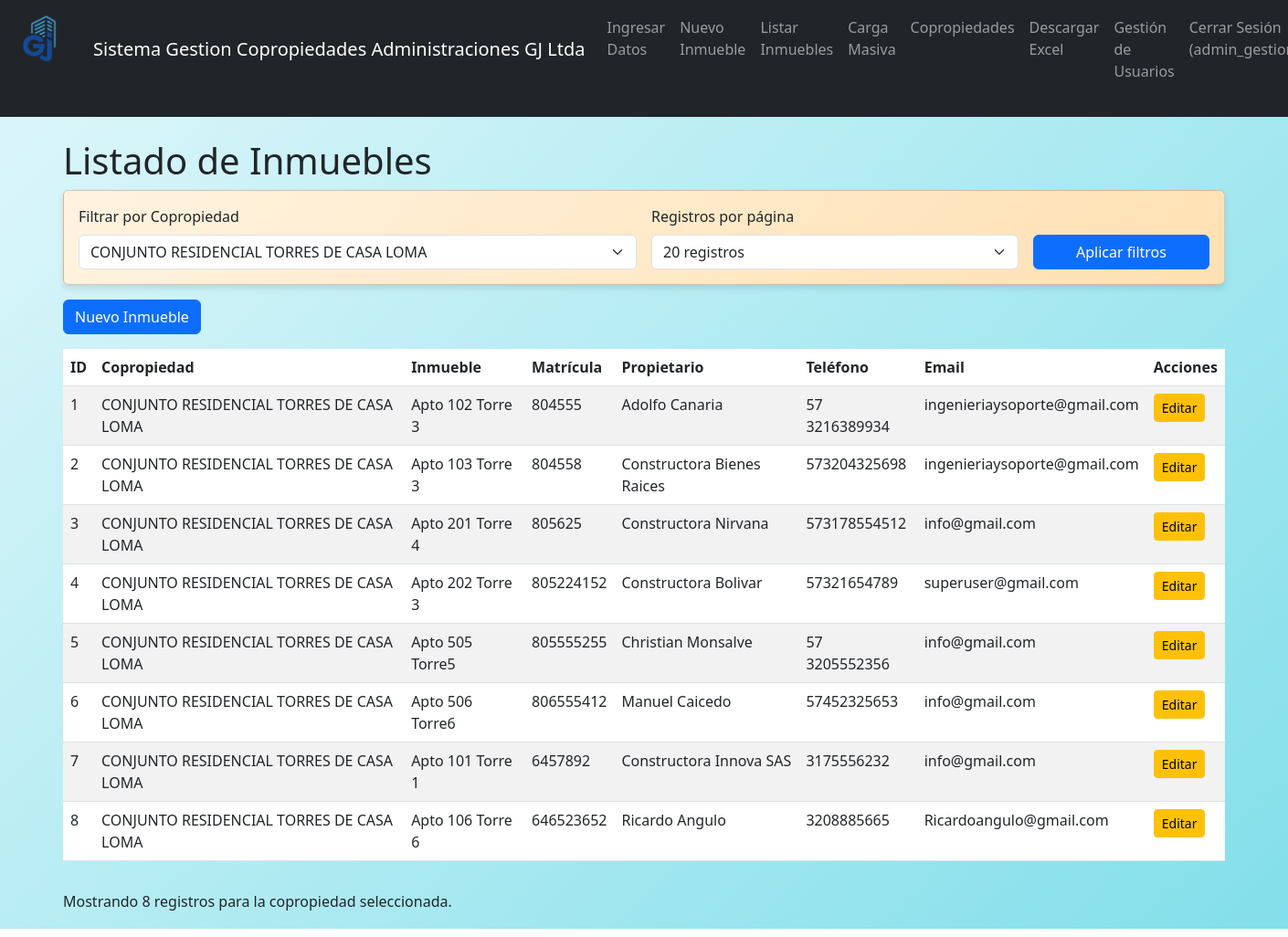
The app's page /propiedades?copropiedad_id=1 (signed in), older data.
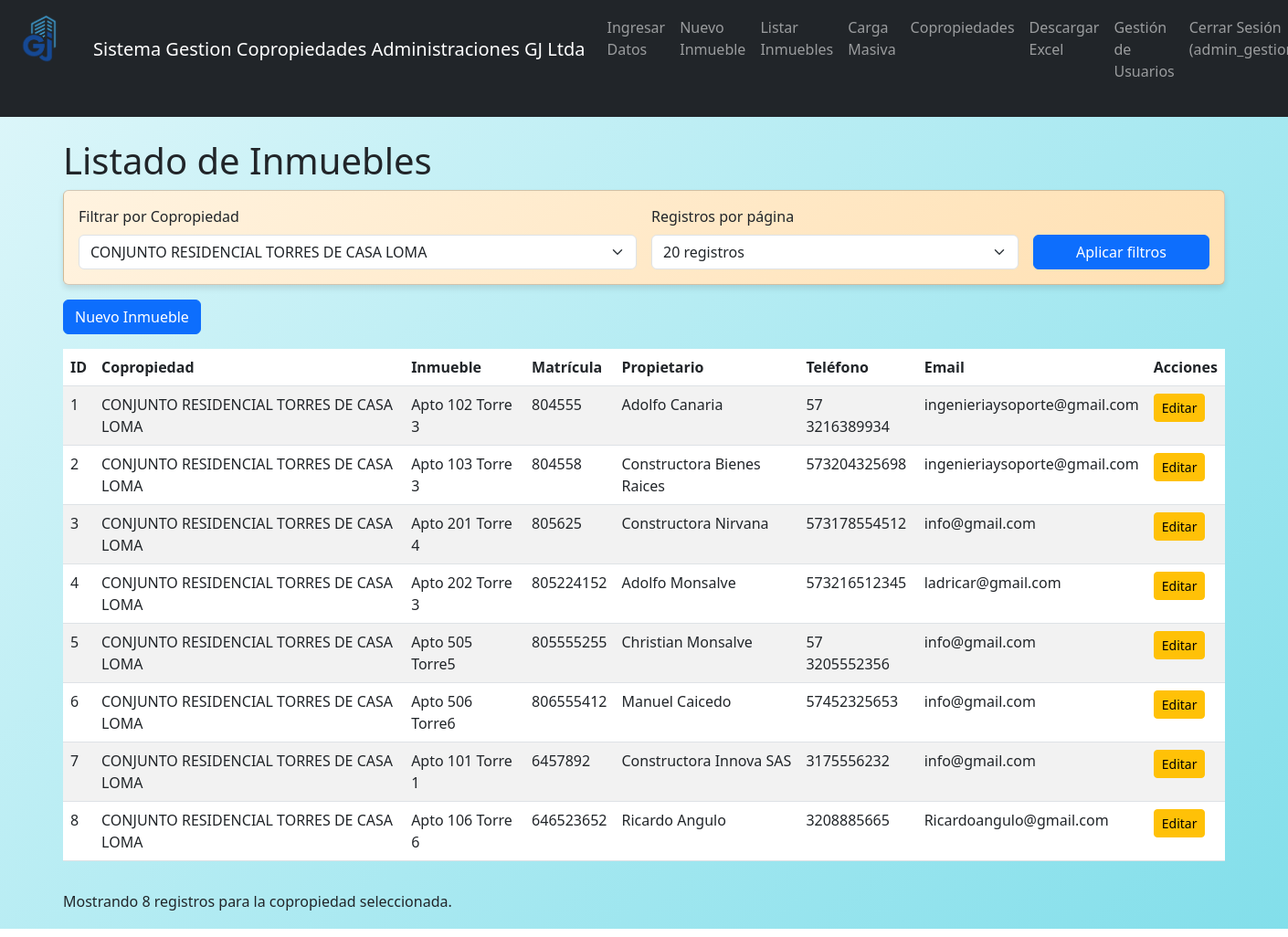
The same page, newer data.
### app/models.py (models this page shows, shortened)
class User(UserMixin, db.Model):
    id = db.Column(db.Integer, primary_key=True)
    username = db.Column(db.String(80), unique=True, nullable=False)
    password_hash = db.Column(db.String(256), nullable=False)
    is_admin = db.Column(db.Boolean, default=False)  # Nuevo campo

class PropiedadData(db.Model):
    __tablename__ = 'propiedad_data' # Nombre explícito de la tabla
    id = db.Column(db.Integer, primary_key=True)
    inmueble = db.Column(db.String(200), nullable=False)
    modelo = db.Column(db.String(100))
    principal = db.Column(db.Boolean, default=False)
    agrupar_por = db.Column(db.String(100)) # 'Agruparpor'
    matricula = db.Column(db.String(100), unique=True, nullable=False)
    telefono = db.Column(db.String(50), nullable=False)
    coeficiente = db.Column(db.Float)
    copropiedad_id = db.Column(db.Integer, db.ForeignKey('copropiedad.id'), nullable=False)
    tipo_persona = db.Column(db.String(50), nullable=False) # "Natural" o "Jurídica"
    primer_nombre = db.Column(db.String(100)) # Opcional si es Jurídica
    segundo_nombre = db.Column(db.String(100))
    primer_apellido = db.Column(db.String(100)) # Opcional si es Jurídica
    segundo_apellido = db.Column(db.String(100))
    razon_social = db.Column(db.String(255)) # Opcional si es Natural
    tipo_id = db.Column(db.String(50), nullable=False) # "CC", "NIT", "CE", etc.
    identificacion = db.Column(db.String(100), unique=True, nullable=False)
    dv = db.Column(db.String(1)) # Dígito de Verificación
    email = db.Column(db.String(120), nullable=False)
    direccion = db.Column(db.String(255), nullable=False)
    fecha_inicio_facturacion = db.Column(db.Date)
    fecha_ingreso = db.Column(db.Date)
    periodo_de_gracia = db.Column(db.Integer)  # en días o meses según se necesite
    valor_a_pagar_inmueble = db.Column(db.Float)
    valor_presupuesto = db.Column(db.Float)
    valor_a_pagar_constructora = db.Column(db.Float)
    valor_a_pagar_propietario = db.Column(db.Float)

class Copropiedad(db.Model):
    __tablename__ = 'copropiedad'
    id = db.Column(db.Integer, primary_key=True)
    nombre = db.Column(db.String(200), nullable=False, unique=True)
    direccion = db.Column(db.String(255), nullable=False)
    nit = db.Column(db.String(20), nullable=True)
    telefono = db.Column(db.String(50), nullable=True)
    email = db.Column(db.String(120), nullable=True)
    fecha_creacion = db.Column(db.Date, default=db.func.current_date())
    numero_unidades = db.Column(db.Integer, nullable=True)
    propiedades = db.relationship('PropiedadData', backref='copropiedad', lazy=True)

### app/routes.py (the view)
@main_bp.route('/propiedades')
@login_required
def list_propiedades():
    copropiedad_id = request.args.get('copropiedad_id', type=int)
    limit = request.args.get('limit', 20, type=int)  # Por defecto 20 registros
    query = PropiedadData.query
    if copropiedad_id:
        query = query.filter_by(copropiedad_id=copropiedad_id)
    propiedades = query.limit(limit).all()
    copropiedades = Copropiedad.query.all()
    return render_template(
        'propiedades/list.html',
        title='Listado de Inmuebles',
        propiedades=propiedades,
        copropiedades=copropiedades,
        copropiedad_id=copropiedad_id,
        limit=limit
    )

### app/models.py (called while the page is built)
@login_manager.user_loader
def load_user(user_id):
    return User.query.get(int(user_id))

### app/templates/propiedades/list.html (shortened to what this page needs)
{% extends "base.html" %}
{% block content %}
<div class="container">
    <h1>Listado de Inmuebles</h1>
    <div class="card mb-3" style="background: linear-gradient(135deg, #fff3e0 0%, #ffe0b2 100%);">
        <div class="card-body">
            <form method="get" action="{{ url_for('main.list_propiedades') }}" class="row g-3">
                <div class="col-md-6">
                    <label for="copropiedad_id" class="form-label">Filtrar por Copropiedad</label>
                    <select name="copropiedad_id" id="copropiedad_id" class="form-select">
                        {% for copropiedad in copropiedades %}
                        <option value="{{ copropiedad.id }}" {% if copropiedad_id == copropiedad.id %}selected{% endif %}>
                            {{ copropiedad.nombre }}
                        </option>
                        {% endfor %}
                    </select>
                </div>
                <div class="col-md-4">
                    <label for="limit" class="form-label">Registros por página</label>
                    <select name="limit" id="limit" class="form-select">
                        <option value="20" {% if limit == 20 %}selected{% endif %}>20 registros</option>
                    </select>
                </div>
                <div class="col-md-2 d-flex align-items-end">
                    <button type="submit" class="btn btn-primary w-100">Aplicar filtros</button>
                </div>
            </form>
        </div>
    </div>
    <div class="mb-3">
        <a href="{{ url_for('main.index') }}" class="btn btn-primary">Nuevo Inmueble</a>
    </div>
    <div class="table-responsive">
        <table class="table table-striped">
            <thead>
                <tr>
                    <th>ID</th>
                    <th>Copropiedad</th>
                    <th>Inmueble</th>
                    <th>Matrícula</th>
                    <th>Propietario</th>
                    <th>Teléfono</th>
                    <th>Email</th>
                    <th>Acciones</th>
                </tr>
            </thead>
            <tbody>
                {% for propiedad in propiedades %}
                <tr>
                    <td>{{ propiedad.id }}</td>
                    <td>{{ propiedad.copropiedad.nombre if propiedad.copropiedad else "No asignada" }}</td>
                    <td>{{ propiedad.inmueble }}</td>
                    <td>{{ propiedad.matricula }}</td>
                    <td>
                        {% if propiedad.tipo_persona == 'Natural' %}
                            {{ propiedad.primer_nombre }} {{ propiedad.primer_apellido }}
                        {% else %}
                            {{ propiedad.razon_social }}
                        {% endif %}
                    </td>
                    <td>{{ propiedad.telefono }}</td>
                    <td>{{ propiedad.email }}</td>
                    <td>
                        <a href="{{ url_for('main.edit_propiedad', id=propiedad.id) }}" class="btn btn-sm btn-warning">Editar</a>
                    </td>
                </tr>
                {% endfor %}
            </tbody>
        </table>
    </div>
    <div class="mt-3">
        <p>Mostrando {{ propiedades|length }} registros{% if copropiedad_id %} para la copropiedad seleccionada{% endif %}.</p>
    </div>
</div>
{% endblock %}

### app/templates/base.html (shortened to what this page needs)
<!DOCTYPE html>
<html lang="es">
<head>
    <link href="https://cdn.jsdelivr.net/npm/bootstrap@5.3.0-alpha1/dist/css/bootstrap.min.css" rel="stylesheet">
    <link rel="stylesheet" href="{{ url_for('static', filename='css/style.css') }}">
</head>
<body>
    <nav class="navbar navbar-expand-lg navbar-dark bg-dark mb-4">
            <div class="container text-center mb-4">
                <img src="{{ url_for('static', filename='img/logoGJ.png') }}" alt="Logo" class="img-fluid" style="max-height: 100px;">
            </div>
        <div class="container">
            <a class="navbar-brand" href="{{ url_for('main.index') }}">Sistema Gestion Copropiedades Administraciones GJ Ltda</a>
            <div class="collapse navbar-collapse" id="navbarNav">
                <ul class="navbar-nav ms-auto">
{% if current_user.is_authenticated %}
    <li class="nav-item">
        <a class="nav-link" href="{{ url_for('main.index') }}">Ingresar Datos</a>
    </li>
      <li class="nav-item">
        <a class="nav-link" href="{{ url_for('main.index') }}">Nuevo Inmueble</a>
    </li>
    <li class="nav-item">
        <a class="nav-link" href="{{ url_for('main.list_propiedades') }}">Listar Inmuebles</a>
    </li>
    <li class="nav-item">
        <a class="nav-link" href="{{ url_for('main.upload_excel') }}">Carga Masiva</a>
    </li>
    {% if current_user.is_admin %}
    <li class="nav-item">
        <a class="nav-link" href="{{ url_for('main.list_copropiedades') }}">Copropiedades</a>
    </li>
    {% endif %}
    <li class="nav-item">
        <a class="nav-link" href="{{ url_for('main.download_excel_data') }}">Descargar Excel</a>
    </li>
    {% if current_user.is_admin %}
    <li class="nav-item">
        <a class="nav-link" href="{{ url_for('main.list_users') }}">Gestión de Usuarios</a>
    </li>
    {% endif %}
    <li class="nav-item">
        <a class="nav-link" href="{{ url_for('main.logout') }}">Cerrar Sesión ({{ current_user.username }})</a>
    </li>
{% else %}
    <li class="nav-item">
        <a class="nav-link" href="{{ url_for('main.login') }}">Login</a>
    </li>
{% endif %}
                </ul>
            </div>
        </div>
    </nav>
    <div class="container">
        {% block content %}{% endblock %}
    </div>
</body>
</html>

### app/static/css/style.css (style rules this page uses)
body { background: linear-gradient(135deg, #e0f7fa 0%, #80deea 100%); min-height: 100vh; margin: 0; padding-bottom: 20px; }
.card { box-shadow: 0 4px 6px rgba(0, 0, 0, 0.1); }
.container { padding-bottom: 20px; }

Row changes from the older to the newer data that the page shows:
changed PropiedadData "Apto 202 Torre 3": primer_nombre (not shown) → "Adolfo"; primer_apellido (not shown) → "Monsalve"; telefono "57321654789" → "573216512345"; email "superuser@gmail.com" → "ladricar@gmail.com"; razon_social "Constructora Bolivar" → (not shown)
